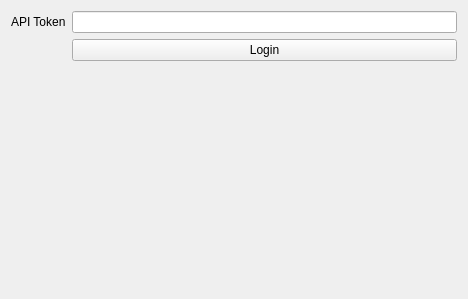
<?xml version="1.0" encoding="UTF-8"?>
<ui version="4.0">
 <class>Login</class>
 <widget class="QWidget" name="Login">
  <property name="geometry">
   <rect>
    <x>0</x>
    <y>0</y>
    <width>468</width>
    <height>299</height>
   </rect>
  </property>
  <property name="sizePolicy">
   <sizepolicy hsizetype="Preferred" vsizetype="Preferred">
    <horstretch>0</horstretch>
    <verstretch>0</verstretch>
   </sizepolicy>
  </property>
  <property name="windowTitle">
   <string>Form</string>
  </property>
  <layout class="QFormLayout" name="formLayout">
   <item row="0" column="0">
    <widget class="QLabel" name="label">
     <property name="text">
      <string>API Token</string>
     </property>
    </widget>
   </item>
   <item row="0" column="1">
    <widget class="QLineEdit" name="txtToken"/>
   </item>
   <item row="1" column="1">
    <widget class="QPushButton" name="btnLogin">
     <property name="text">
      <string>Login</string>
     </property>
     <property name="flat">
      <bool>false</bool>
     </property>
    </widget>
   </item>
  </layout>
 </widget>
 <resources/>
 <connections/>
</ui>
